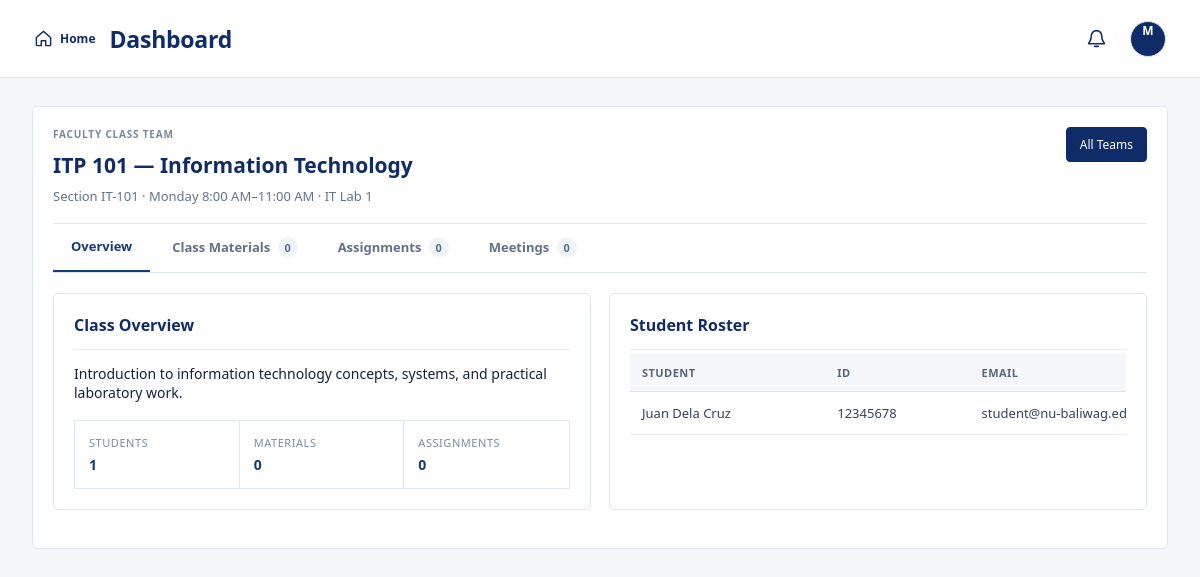
/faculty_team.php?team=1 (signed in), run on the app's committed database.
### tables this page shows
CREATE TABLE IF NOT EXISTS course_teams (
 id INT AUTO_INCREMENT PRIMARY KEY,
 offering_id INT NOT NULL UNIQUE,
 created_at TIMESTAMP DEFAULT CURRENT_TIMESTAMP,
 FOREIGN KEY (offering_id) REFERENCES subject_offerings(id) ON DELETE CASCADE
);

CREATE TABLE subjects (
 id INT AUTO_INCREMENT PRIMARY KEY,
 code VARCHAR(30) NOT NULL UNIQUE,
 name VARCHAR(150) NOT NULL,
 units INT NOT NULL,
 section VARCHAR(50),
 faculty_id INT NULL,
 description TEXT NULL,
 prerequisite VARCHAR(180) NULL,
 FOREIGN KEY (faculty_id) REFERENCES users(id) ON DELETE SET NULL
);

CREATE TABLE subject_offerings (
 id INT AUTO_INCREMENT PRIMARY KEY,
 subject_id INT NOT NULL,
 faculty_id INT NULL,
 day_name VARCHAR(20) NOT NULL,
 start_time TIME NOT NULL,
 end_time TIME NOT NULL,
 room VARCHAR(80) NOT NULL,
 section VARCHAR(50) NOT NULL,
 FOREIGN KEY (subject_id) REFERENCES subjects(id) ON DELETE CASCADE,
 FOREIGN KEY (faculty_id) REFERENCES users(id) ON DELETE SET NULL
);

### config.php (called while the page is built, shortened)
<?php
function e($value) { return htmlspecialchars((string)$value, ENT_QUOTES, 'UTF-8'); }

### faculty_team.php (the view, shortened to what this page needs)
<?php
require 'team_bootstrap.php'; require_role('faculty');
$fid=(int)$_SESSION['user']['id'];$teamId=(int)($_GET['team']??0);$q=$pdo->prepare("SELECT ct.*,o.id offering_id,o.subject_id,o.faculty_id,o.day_name,o.start_time,o.end_time,o.room,o.section,s.code,s.name,s.units,s.description FROM course_teams ct JOIN subject_offerings o ON o.id=ct.offering_id JOIN subjects s ON s.id=o.subject_id WHERE ct.id=? LIMIT 1");$q->execute([$teamId]);$team=$q->fetch();if(!$team||!faculty_can_access_team($pdo,$teamId,$fid)){http_response_code(403);die('You do not have access to this class team.');}
$tab=$_GET['tab']??'overview';if(!in_array($tab,['overview','materials','assignments','meetings'],true))$tab='overview';$error='';$success='';
$aq=$pdo->prepare("SELECT a.*,COUNT(asub.id) submission_count FROM assignments a LEFT JOIN assignment_submissions asub ON asub.assignment_id=a.id WHERE a.team_id=? GROUP BY a.id ORDER BY COALESCE(a.due_at,'9999-12-31 23:59:59') ASC,a.created_at DESC");$aq->execute([$teamId]);$assignments=$aq->fetchAll();
$mq=$pdo->prepare('SELECT * FROM team_meetings WHERE team_id=? ORDER BY starts_at DESC');$mq->execute([$teamId]);$meetings=$mq->fetchAll();
$matq=$pdo->prepare('SELECT * FROM team_materials WHERE team_id=? ORDER BY (material_type="Syllabus") DESC,created_at DESC');$matq->execute([$teamId]);$materials=$matq->fetchAll();
$ro=$pdo->prepare("SELECT DISTINCT u.name,u.student_id,u.email FROM enrollments e JOIN users u ON u.id=e.student_id WHERE e.offering_id=? AND e.status='approved' ORDER BY u.name");$ro->execute([(int)$team['offering_id']]);$roster=$ro->fetchAll();
require 'header.php';
?><section class="section team-page"><div class="team-hero"><div><span class="eyebrow">FACULTY CLASS TEAM</span><h2><?=e($team['code'])?> — <?=e($team['name'])?></h2><p>Section <?=e($team['section'])?> · <?=e($team['day_name'])?> <?=date('g:i A',strtotime($team['start_time']))?>–<?=date('g:i A',strtotime($team['end_time']))?> · <?=e($team['room'])?></p></div><a class="btn" href="faculty_teams.php">All Teams</a></div>
<div class="team-tabs"><a class="<?= $tab==='overview'?'active':'' ?>" href="faculty_team.php?team=<?=$teamId?>&tab=overview">Overview</a><a class="<?= $tab==='materials'?'active':'' ?>" href="faculty_team.php?team=<?=$teamId?>&tab=materials">Class Materials <span><?=count($materials)?></span></a><a class="<?= $tab==='assignments'?'active':'' ?>" href="faculty_team.php?team=<?=$teamId?>&tab=assignments">Assignments <span><?=count($assignments)?></span></a><a class="<?= $tab==='meetings'?'active':'' ?>" href="faculty_team.php?team=<?=$teamId?>&tab=meetings">Meetings <span><?=count($meetings)?></span></a></div><?php if($success):?><div class="success"><?=e($success)?></div><?php endif;?><?php if($error):?><div class="auth-alert"><?=e($error)?></div><?php endif;?>
<?php if($tab==='overview'):?><div class="team-columns"><div class="section"><div class="card-head"><h3>Class Overview</h3></div><p><?=e($team['description']?:'Manage this subject team, class materials, assignments, students, and online meetings from one place.')?></p><div class="team-stats"><div><span>Students</span><b><?=count($roster)?></b></div><div><span>Materials</span><b><?=count($materials)?></b></div><div><span>Assignments</span><b><?=count($assignments)?></b></div></div></div><div class="section"><div class="card-head"><h3>Student Roster</h3></div><div class="table-scroll"><table class="table"><tr><th>Student</th><th>ID</th><th>Email</th></tr><?php foreach($roster as $r):?><tr><td><?=e($r['name'])?></td><td><?=e($r['student_id']?:'—')?></td><td><?=e($r['email'])?></td></tr><?php endforeach;?></table></div></div></div>
<?php endif;?></section><?php require 'footer.php';?>

### data on the page
course_teams: subjects.code "ITP 101", subjects.name "Information Technology", offering.section "IT-101", offering.day_name "Monday", offering.start_time "8:00 AM", offering.end_time "11:00 AM", offering.room "IT Lab 1", subjects.description "Introduction to information technology concepts, systems, and practical laboratory work."

### other printed values
$title "Dashboard"
substr($_SESSION['user']['name'],0,1) "M"
count($materials) "0"
count($assignments) "0"
count($meetings) "0"
count($roster) "1"
$r['name'] "Juan Dela Cruz"
$r['student_id']?:'—' "12345678"
